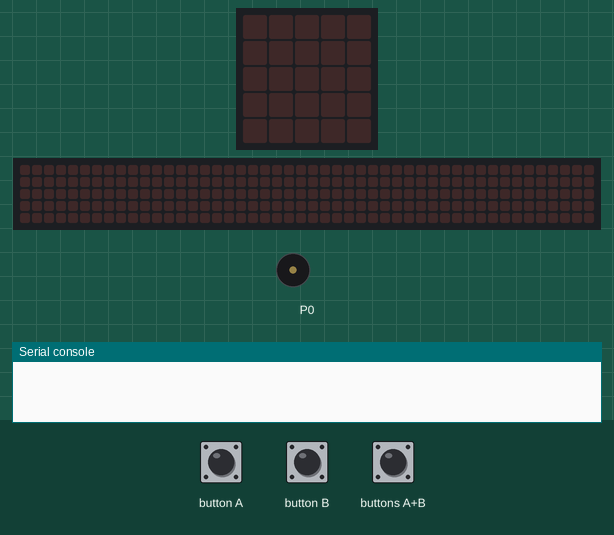
A program run on a simulated BBC micro:bit (MakeCode). Parts: the board's 5×5 LED display, a strip that is not on the board, showing the scrolling text unrolled, buzzer (waves = sounding), the last lines printed to the serial console. Inputs (shaded band) come from the test bench. The 48×5 strip is a reading aid, not a part: it shows the text the display is scrolling, unrolled, one strip-width of it at a time.

Above: at 1.2 s.
1.3 s: button B pressed for 0.15 s
At 2.8 s:
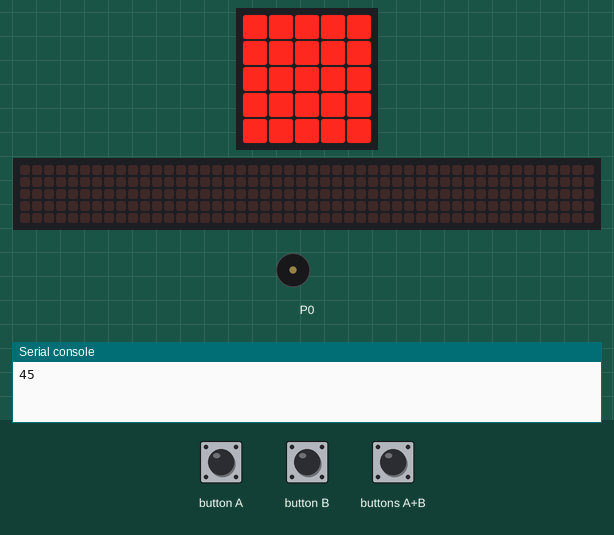
4.3 s: button B pressed for 0.15 s
At 4.9 s:
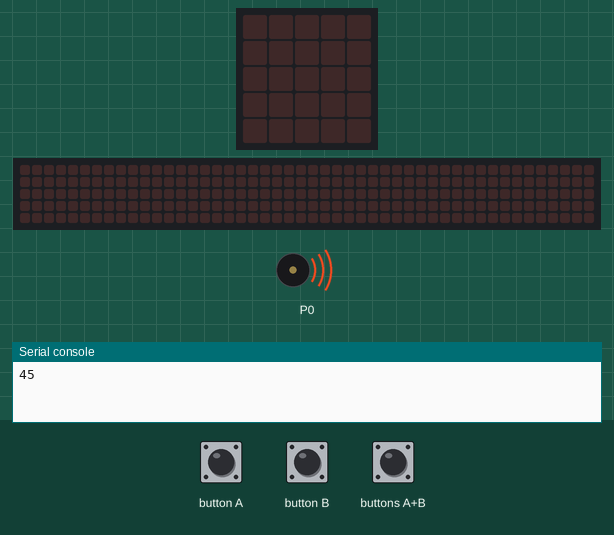
7.3 s: button A pressed for 0.15 s
At 7.56 s:
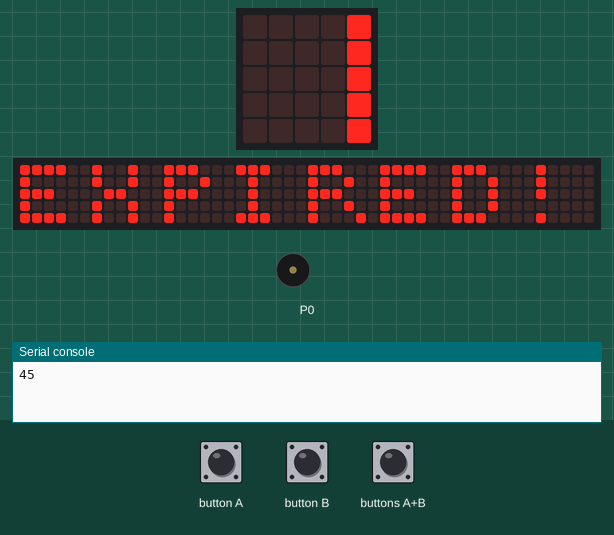
10.3 s: button B pressed for 0.15 s
At 10.69 s:
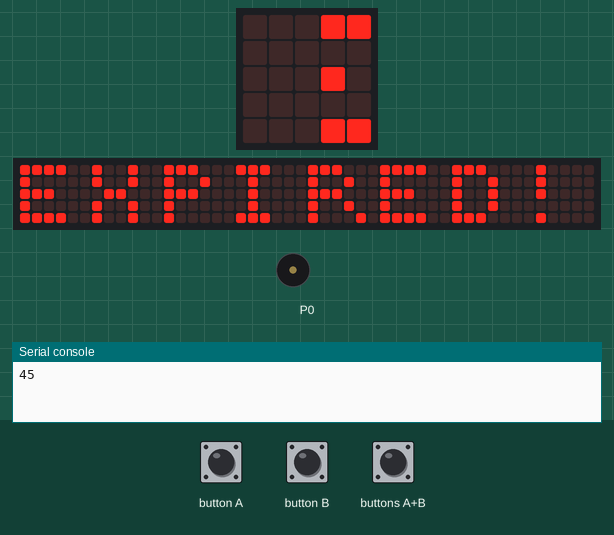
13.3 s: buttons A+B pressed for 0.15 s
At 15.9 s:
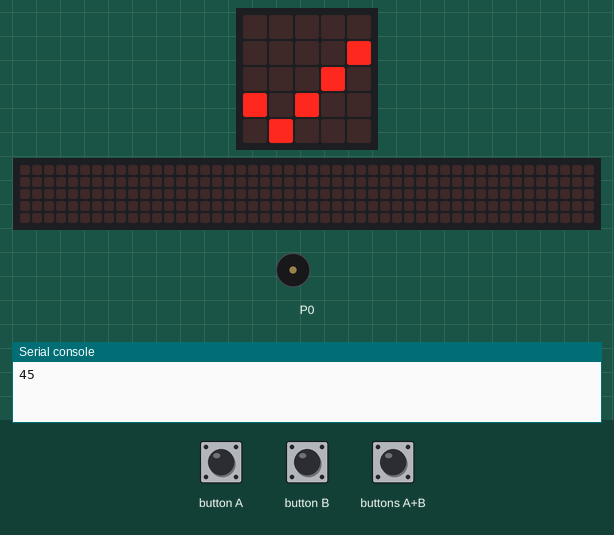
16.3 s: button B pressed for 0.15 s
At 16.8 s:
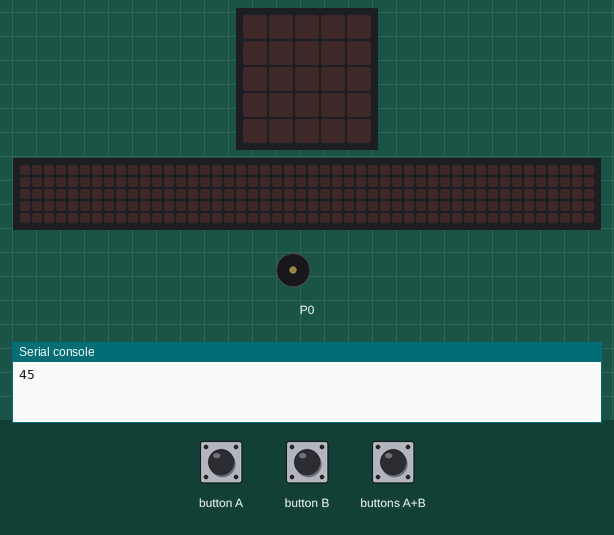
Timing chart, 0 to 18.9 s (numbered marks = the images above; inputs shaded):
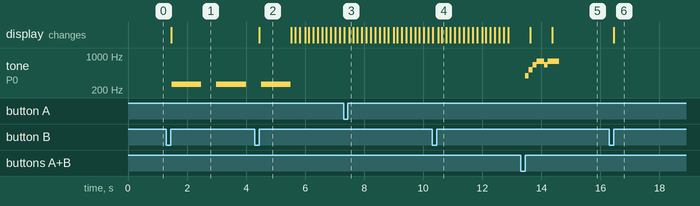

The program:

seconds.py
```python
# Change time/date of expiration in preparation stage (counting in seconds)
def on_button_pressed_a():
    global milliseconds
    if not (timer_start):
        basic.clear_screen()
        milliseconds += 1000 # counting seconds in milliseconds
        basic.show_number(milliseconds / 1000)
input.on_button_pressed(Button.A, on_button_pressed_a)

# Uses Food Button
def on_button_pressed_ab():
    global food_used, end_screen
    if timer_start and not (end_screen):
        food_used = True
        music.start_melody(music.built_in_melody(Melodies.POWER_UP), MelodyOptions.ONCE)
        basic.show_icon(IconNames.YES)
        end_screen = True
input.on_button_pressed(Button.AB, on_button_pressed_ab)

# Confirm set time and move on to timer stage (if still on preperation stage)
def on_button_pressed_b():
    global timer_start, interval, halfway_warning, food_used, end_screen, milliseconds, end_screen_loop_once, led_interval
    if not (timer_start):
        timer_start = True
        interval = milliseconds / 5
        interval = milliseconds / 5
        basic.clear_screen()
    else:       # restart program if timer stage is finished and program has started
        timer_start = False
        halfway_warning = True
        food_used = False
        end_screen = False
        milliseconds = 0
        end_screen_loop_once = True
        led_interval = 45
        basic.clear_screen()
input.on_button_pressed(Button.B, on_button_pressed_b)

# Defining set variables before main program loop
end_screen_loop_once = False
interval = 0
led_interval = 0
milliseconds = 0
end_screen = False
food_used = False
halfway_warning = False
timer_start = False
timer_start = False
halfway_warning = True
food_used = False
end_screen = False
milliseconds = 0
led_interval = 45
basic.clear_screen()

# Main program Loop
def on_forever():
    global led_interval, halfway_warning, end_screen, end_screen_loop_once, milliseconds
    if timer_start and not (food_used):
        if milliseconds > interval * 4:
            led_interval = 45
        elif milliseconds > interval * 3:
            led_interval = 36
        elif milliseconds > interval * 2:
            led_interval = 27
        elif milliseconds > interval:
            led_interval = 18
            if halfway_warning:
                music.play_melody("F F - F F - F F ", 500)
                halfway_warning = False
        elif milliseconds > 0:
            led_interval = 9
        elif milliseconds < 0:
            if end_screen_loop_once:
                pass
            end_screen = True
            music.play_melody("C C - C C - C C ", 120)
            basic.clear_screen()
            basic.show_string("EXPIRED!")
            end_screen_loop_once = False
            milliseconds = 0
            end_screen = True
            led_interval = 0
        if not (end_screen):
            led.plot_bar_graph(led_interval, 50) # Timer feature and LED time graph feature
            milliseconds += -25 # Counting Milliseconds on micro:BIT per program run
basic.forever(on_forever)
```

Measured:
- after the input at 1.3 s, tone on P0: alternates 262 Hz for 1.0 s and silent for 0.51 s, starting after 0.18 s; the display: changes after 0.16 s (image 1)
- after the input at 4.3 s, the display: changes after 0.15 s (image 2)
- after the input at 7.3 s, the display: first differs from a run without the input after 0.20 s (image 3)
- after the input at 10.3 s, the display: first differs from a run without the input after 0.20 s (image 4 shows a later state)
- after the input at 13.3 s, tone on P0: plays 392 Hz for 0.13 s, 523 Hz for 0.13 s, 659 Hz for 0.13 s, 784 Hz for 0.26 s, 659 Hz for 0.13 s, 784 Hz for 0.38 s, starting after 0.15 s; the display: first differs from a run without the input after 1.1 s (image 5)
- after the input at 16.3 s, the display: changes after 0.15 s (image 6)
- what the display in image 2 shows lasts 1.0 s, from 4.5 s to 5.5 s
